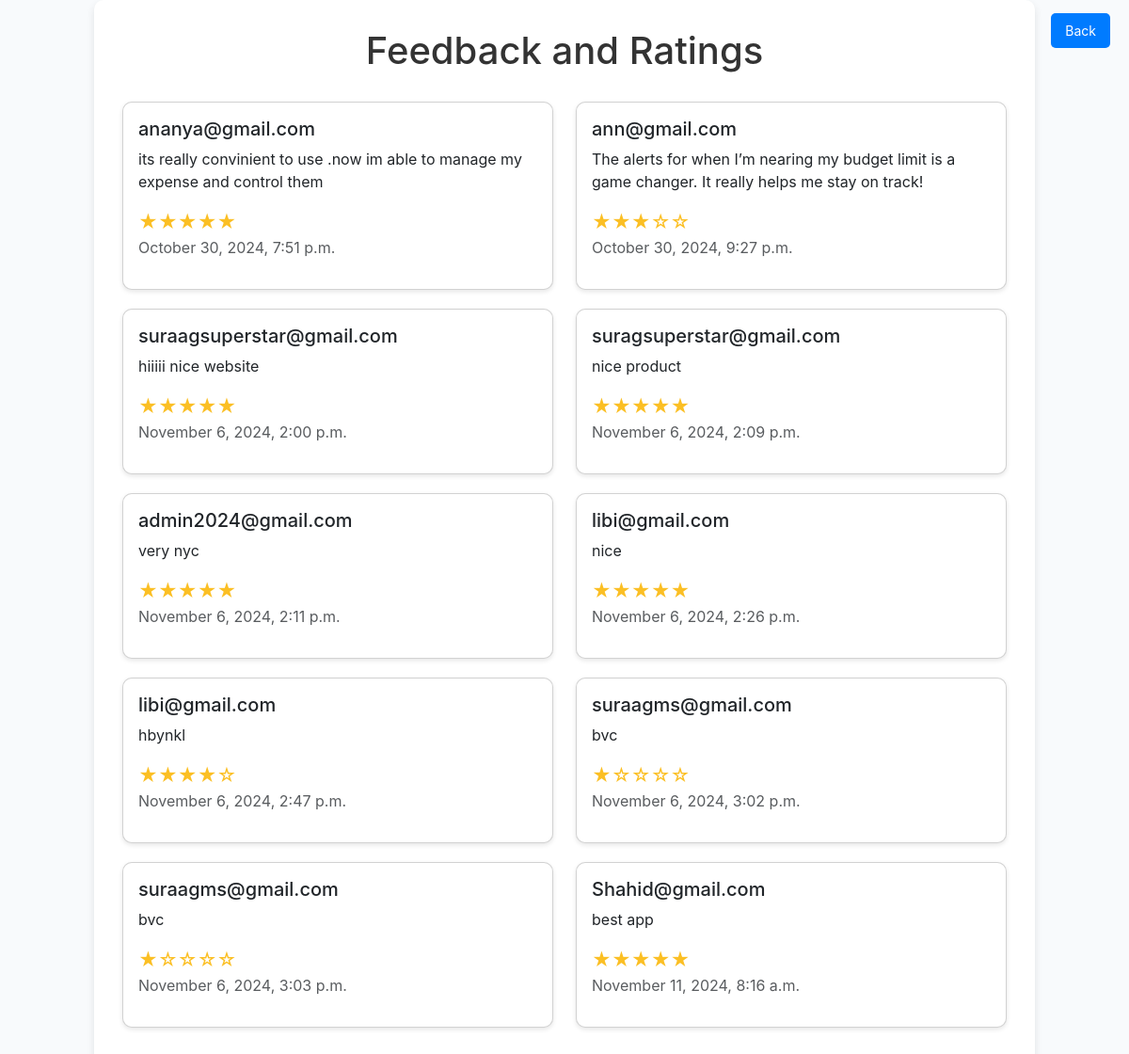
Screenshot of /userfeedback_list/ with the database file from the repository.
### Expensiveapp/models.py (models this page shows, shortened)
class Feedback(models.Model):
    RATING_CHOICES = [
    (1, '1'),
    (2, '2'),
    (3, '3'),
    (4, '4'),
    (5, '5'),
    ]
    feedback_text = models.TextField()
    rating = models.IntegerField(choices=RATING_CHOICES)
    created_at = models.DateTimeField(auto_now_add=True)
    email=models.EmailField()

### Expensiveapp/views.py (the view)
# urls.py: path('userfeedback_list/', views.userfeedback_list_view, name='userfeedback_list'),
def userfeedback_list_view(request):
    data = Feedback.objects.all()
    for feedback in data:
        feedback.stars = {
            'filled': '★' * feedback.rating,  # Using '★' for filled stars
            'empty': '☆' * (5 - feedback.rating)  # Using '☆' for empty stars
        }
    return render(request, 'userfeedback_list.html', {'data': data})

### Expensiveapp/templates/userfeedback_list.html (shortened to what this page needs)
<!DOCTYPE html>
<html lang="en">
<head>
    <link href="https://cdn.jsdelivr.net/npm/bootstrap@5.3.0-alpha3/dist/css/bootstrap.min.css" rel="stylesheet">
</head>
<body>
    <div class="homepage-btn-container">
        <a href="javascript:window.history.back();" class="homepage-btn">Back</a>
    </div>
    <div class="container">
        <h1>Feedback and Ratings</h1>
        <div class="row">
            {% for feedback in data %}
                <div class="col-md-6">
                    <div class="card">
                        <div class="card-body">
                            <h5 class="card-title">{{ feedback.email }}</h5>
                            <p class="card-text feedback-text">{{ feedback.feedback_text }}</p>
                            <div class="stars">
                                {{ feedback.stars.filled }}{{ feedback.stars.empty }}
                                <span class="badge badge-secondary">{{ feedback.rating }} / 5</span>
                            </div>
                            <p class="text-muted">{{ feedback.created_at|date:"F j, Y, g:i a" }}</p>
                        </div>
                    </div>
                </div>
            {% empty %}
                <div class="col-12">
                    <p class="text-center">No feedback available.</p>
                </div>
            {% endfor %}
        </div>
    </div>
</body>
</html>

### Expensiveapp/templates/userfeedback_list.html (style rules this page uses)
body { font-family: 'Inter', sans-serif; background-color: #f8fafc; }
h1 { text-align: center; margin-bottom: 30px; color: #333; }
.container { max-width: 1000px; margin: 0 auto; padding: 30px; background-color: #ffffff; border-radius: 10px; box-shadow: 0 4px 8px rgba(0, 0, 0, 0.1); }
.card { margin-bottom: 20px; border-radius: 10px; box-shadow: 0 2px 5px rgba(0, 0, 0, 0.1); transition: transform 0.2s; }
.feedback-text { white-space: normal; }
.stars { color: #fbbf24; font-size: 1.25rem; }
.homepage-btn-container { position: absolute; top: 20px; right: 20px; }
.homepage-btn { background-color: #007bff; color: white; padding: 10px 15px; border: none; border-radius: 5px; font-size: 14px; cursor: pointer; text-decoration: none; transition: background-color 0.3s ease; }

### rows the page displays
Feedback: email "ananya@gmail.com", feedback_text "its really convinient to use .now im able to manage my expense and control them", stars.filled "★★★★★", created_at "October 30, 2024, 7:51 p.m."
Feedback: email "ann@gmail.com", feedback_text "The alerts for when I’m nearing my budget limit is a game changer. It really helps me stay on track!", stars.filled "★★★", stars.empty "☆☆", created_at "October 30, 2024, 9:27 p.m."
Feedback: email "suraagsuperstar@gmail.com", feedback_text "hiiiii nice website", stars.filled "★★★★★", created_at "November 6, 2024, 2:00 p.m."
Feedback: email "suragsuperstar@gmail.com", feedback_text "nice product", stars.filled "★★★★★", created_at "November 6, 2024, 2:09 p.m."
Feedback: email "admin2024@gmail.com", feedback_text "very nyc", stars.filled "★★★★★", created_at "November 6, 2024, 2:11 p.m."
Feedback: email "libi@gmail.com", feedback_text "nice", stars.filled "★★★★★", created_at "November 6, 2024, 2:26 p.m."
Feedback: email "libi@gmail.com", feedback_text "hbynkl", stars.filled "★★★★", stars.empty "☆", created_at "November 6, 2024, 2:47 p.m."
Feedback: email "suraagms@gmail.com", feedback_text "bvc", stars.filled "★", stars.empty "☆☆☆☆", created_at "November 6, 2024, 3:02 p.m."
Feedback: email "suraagms@gmail.com", feedback_text "bvc", stars.filled "★", stars.empty "☆☆☆☆", created_at "November 6, 2024, 3:03 p.m."
Feedback: email "Shahid@gmail.com", feedback_text "best app", stars.filled "★★★★★", created_at "November 11, 2024, 8:16 a.m."
